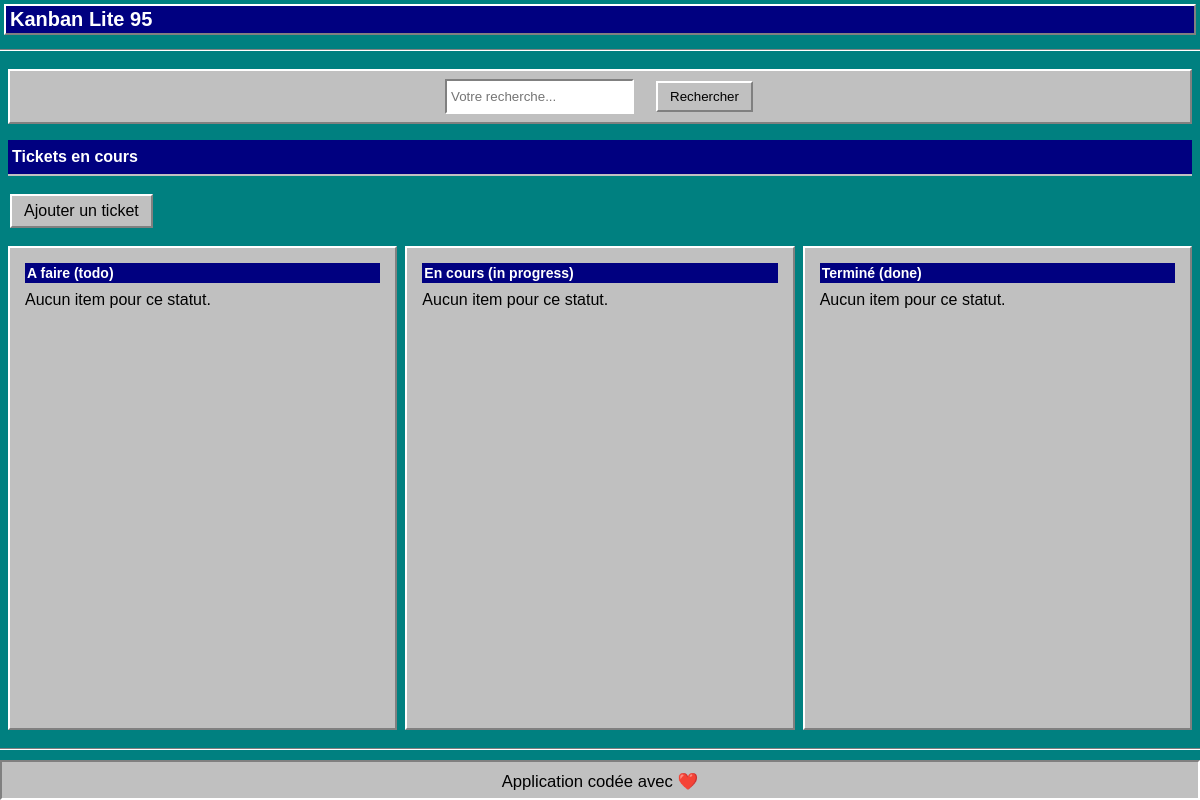
/, run on an earlier commit of the app's database.
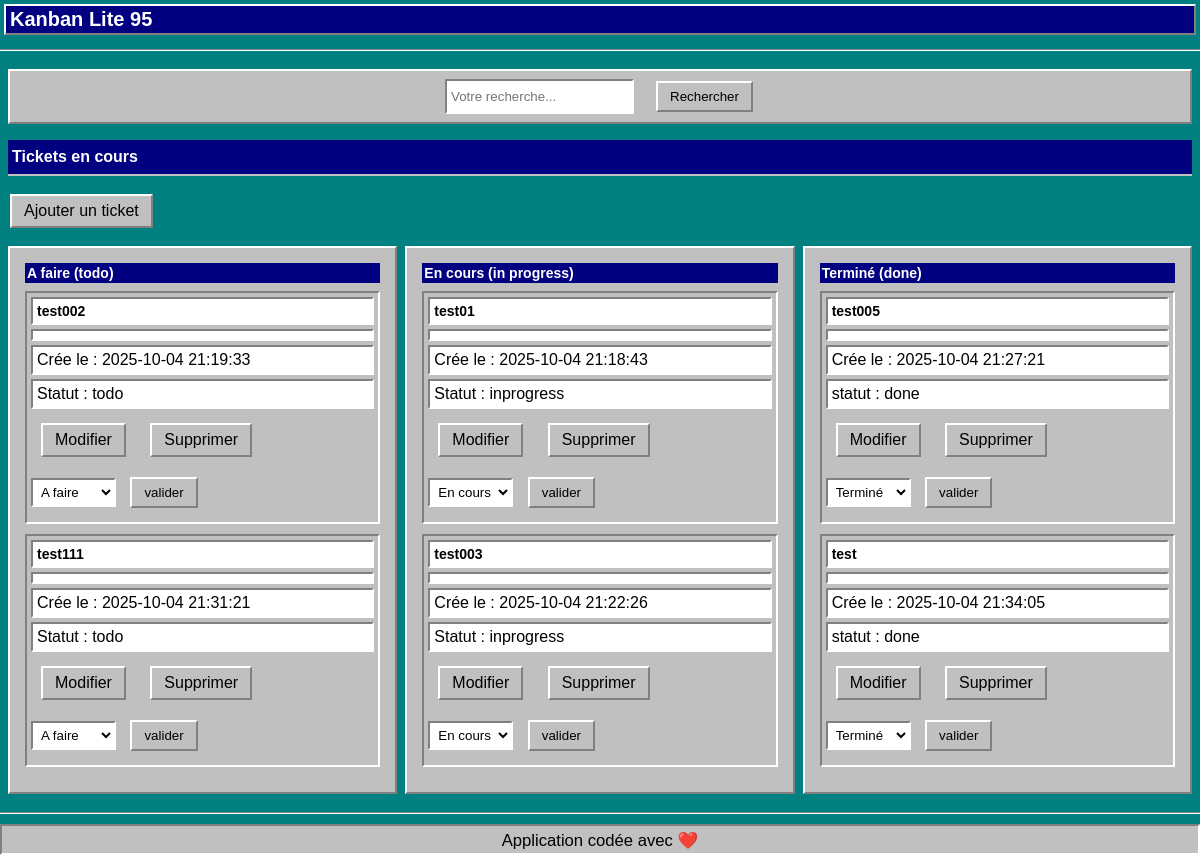
And on a later commit of the database.
### tables this page shows
CREATE TABLE items (
    id INTEGER PRIMARY KEY AUTOINCREMENT NOT NULL,
    title TEXT NOT NULL,
    content TEXT NOT NULL,
    created_at DATETIME DEFAULT CURRENT_TIMESTAMP,
    `status` TEXT DEFAULT 'todo' CHECK (`status` IN ('todo', 'inprogress', 'done'))
);

### controllers/itemController.php (called while the page is built, shortened)
<?php
require_once __DIR__ . '/../core/db.php';
require_once __DIR__ . '/../models/itemModel.php';
function indexItems() {
    $todo = getTodoItem();
    $inprogress = getInprogressItem();
    $done = getDoneItem();
    include __DIR__ . '/../views/header.php';
    include __DIR__ . '/../views/items.php';
    include __DIR__ . '/../views/footer.php';
}

### public/index.php (called while the page is built)
<?php
require '../core/routeur.php';

### models/itemModel.php (called while the page is built, shortened)
<?php
function getTodoItem() {
    global $pdo;
    $stmt = $pdo->prepare("SELECT * FROM items WHERE status = 'todo' ORDER BY created_at ASC");
    $stmt->execute();
    return $stmt->fetchAll(PDO::FETCH_ASSOC);
}
function getInprogressItem() {
    global $pdo;
    $stmt = $pdo->prepare("SELECT * FROM items WHERE status = 'inprogress' ORDER BY created_at ASC");
    $stmt->execute();
    return $stmt->fetchAll(PDO::FETCH_ASSOC);
}
function getDoneItem() {
    global $pdo;
    $stmt = $pdo->prepare("SELECT * FROM items WHERE status = 'done' ORDER BY created_at ASC");
    $stmt->execute();
    return $stmt->fetchAll(PDO::FETCH_ASSOC);
}

### views/items.php (the view, shortened to what this page needs)
<div class="items-container">
    <div class="search-container">
        <form action="index.php" method="get">
            <input type="text" name="search" id="search" placeholder="Votre recherche...">
            <button type="submit">Rechercher</button>
        </form>
    </div>
    <div class="h2">
        <h2>Tickets en cours</h2>
    </div>
    <div class="link-add">
        <a href="index.php?route=items.create" class="link">Ajouter un ticket</a>
    </div>
    <div class="items-columns-container">
        <div class="column column-todo dropzone" data-status="todo">
            <div class="column-title">
                <h3>A faire (todo)</h3>
            </div>
            <div class="card-container">
                <?php if (empty($todo)): ?>
                    <p>Aucun item pour ce statut.</p>
                <?php else: ?>
                    <?php foreach ($todo as $item): ?>
                        <div class="card" draggable="true" data-id="<?= $item['id'] ?>">
                            <div class="card-details">
                                <p class="card-title">
                                    <?= htmlspecialchars($item['title']) ?>
                                </p>
                                <div class="rendered" data-md="<?= htmlspecialchars($item['content'], ENT_QUOTES) ?>"></div>
                                <div class="create-detail">
                                    <p>Crée le : <?= htmlspecialchars($item['created_at']) ?></p>
                                </div>
                                <div class="card-status">
                                    <p>Statut : <?= htmlspecialchars($item['status']) ?></p>
                                </div>
                                <div class="card-buttons">
                                    <a class="card-update" href="index.php?route=items.update&id=<?= $item['id'] ?>">Modifier</a>
                                    <a class="card-delete" href="index.php?route=items.delete&id=<?= $item['id'] ?>">Supprimer</a>
                                </div>
                                <form action="index.php" method="post" class="card-select">
                                    <select name="status">
                                        <option value="todo" <?= $item['status'] == 'todo' ? 'selected' : '' ?>>A faire</option>
                                    </select>
                                    <button type="submit" class="button-select">valider</button>
                                </form>
                            </div>
                        </div>
                    <?php endforeach; ?>
                <?php endif; ?>
            </div>
        </div>
        <div class="column column-inprogress dropzone" data-status="inprogress">
            <div class="column-title">
                <h3>En cours (in progress)</h3>
            </div>
            <div class="card-container">
                <?php if (empty($inprogress)): ?>
                    <p>Aucun item pour ce statut.</p>
                <?php else: ?>
                    <?php foreach ($inprogress as $item): ?>
                        <div class="card" draggable="true" data-id="<?= $item['id'] ?>">
                            <div class="card-details">
                                <p class="card-title">
                                    <?= htmlspecialchars($item['title']) ?>
                                </p>
                                <div class="rendered" data-md="<?= htmlspecialchars($item['content'], ENT_QUOTES) ?>"></div>
                                <div class="create-detail">
                                    <p>Crée le : <?= htmlspecialchars($item['created_at']) ?></p>
                                </div>
                                <div class="card-status">
                                    <p>Statut : <?= htmlspecialchars($item['status']) ?></p>
                                </div>
                                <div class="card-buttons">
                                    <a class="card-update" href="index.php?route=items.update&id=<?= $item['id'] ?>">Modifier</a>
                                    <a class="card-delete" href="index.php?route=items.delete&id=<?= $item['id'] ?>">Supprimer</a>
                                </div>
                                <form action="index.php" method="post" class="card-select">
                                    <select name="status">
                                        <option value="inprogress" <?= $item['status'] == 'inprogress' ? 'selected' : '' ?>>En cours</option>
                                    </select>
                                    <button type="submit" class="button-select">valider</button>
                                </form>
                            </div>
                        </div>
                    <?php endforeach; ?>
                <?php endif; ?>
            </div>
        </div>
        <div class="column column-done dropzone" data-status="done">
            <div class="column-title">
                <h3>Terminé (done)</h3>
            </div>
            <div class="card-container">
                <?php if (empty($done)): ?>
                    <p>Aucun item pour ce statut.</p>
                <?php else: ?>
                    <?php foreach ($done as $item): ?>
                        <div class="card" draggable="true" data-id="<?= $item['id'] ?>">
                            <div class="card-details">
                                <p class="card-title">
                                    <?= htmlspecialchars($item['title']) ?>
                                </p>
                                <div class="rendered" data-md="<?= htmlspecialchars($item['content'], ENT_QUOTES) ?>"></div>
                                <div class="create-detail">
                                    <p>Crée le : <?= htmlspecialchars($item['created_at']) ?></p>
                                </div>
                                <div class="card-status">
                                    <p>statut : <?= htmlspecialchars($item['status']) ?></p>
                                </div>
                                <div class="card-buttons">
                                    <a class="card-update" href="index.php?route=items.update&id=<?= $item['id'] ?>">Modifier</a>
                                    <a class="card-delete" href="index.php?route=items.delete&id=<?= $item['id'] ?>">Supprimer</a>
                                </div>
                                <form action="index.php" method="post" class="card-select">
                                    <select name="status">
                                        <option value="done" <?= $item['status'] == 'done' ? 'selected' : '' ?>>Terminé</option>
                                    </select>
                                    <button type="submit" class="button-select">valider</button>
                                </form>
                            </div>
                        </div>
                    <?php endforeach; ?>
                <?php endif; ?>
            </div>
        </div>
    </div>
</div>

### core/routeur.php (shortened to what this page needs)
<?php
require __DIR__ . '/../controllers/itemController.php';
$route = $_POST['route'] ?? $_GET['route'] ?? 'items.index';
switch ($route) {
    case 'items.index':
        indexItems();
        break;
}

### views/header.php (shortened to what this page needs)
<!DOCTYPE html>
<html lang="fr">
<head>
  <link rel="stylesheet" href="/css/style.css">
  <link rel="stylesheet" href="https://cdn.jsdelivr.net/simplemde/latest/simplemde.min.css">
</head>
<body>
  <div class="top">
    <h1>Kanban Lite 95</h1>
  </div>
  <hr>

### views/footer.php (shortened to what this page needs)
<hr>
    <div class="footer">
        <p><small>Application codée avec ❤️</small></p>
    </div>
</body>
</html>

### public/css/style.css (style rules this page uses)
* { margin: 0; padding: 0; box-sizing: border-box; text-decoration: none; font-family: "MS Sans Serif", Tahoma, Verdana, Segoe, sans-serif; color: #000000; word-break: break-word; overflow-wrap: break-word; }
html, body { height: 100%; margin: 0; padding: 0; }
body { background-color: #008080; color: #000000; display: flex; flex-direction: column; min-height: 100vh; }
.top { padding: 0; margin: 4px; border-style: solid; text-align: left; font-size: 20px; padding: 0; color: white; background-color: #C0C0C0; border-width: 2px; border-color: #FFFFFF #808080 #808080 #FFFFFF; }
.top h1 { font-size: 20px; padding: 2px 4px; color: #FFFFFF; background-color: #000080; margin: 0; }
hr { border: none; border-top: 1px solid #808080; border-bottom: 1px solid #FFFFFF; height: 2px; margin: 10px 0; }
.items-container { display: flex; flex-direction: column; flex-grow: 1; }
.search-container { padding: 0px; background-color: #C0C0C0; border-style: solid; border-width: 2px; border-color: #FFFFFF #808080 #808080 #FFFFFF; margin: 8px 8px; }
.search-container form { display: flex; gap: 4px; flex-wrap: wrap; justify-content: center; }
#search { margin: 8px; }
.items-columns-container { flex-grow: 1; display: flex; gap: 8px; padding: 8px; }
.column { flex: 1; padding: 10px; background-color: #C0C0C0; border-style: solid; border-width: 2px; border-color: #FFFFFF #808080 #808080 #FFFFFF; box-shadow: none; border-radius: 0; }
.column-todo, .column-inprogress, .column-done { background-color: #C0C0C0; margin: 0; }
.column-title h3 { background-color: #000080; color: white; padding: 2px; margin-bottom: 8px; font-size: 14px; text-align: left; }
.card { max-width: 100%; width: 100%; background-color: #C0C0C0; padding: 4px; margin: 0 0 8px 0; border-style: solid; border-width: 2px; border-color: #808080 #FFFFFF #FFFFFF #808080; box-shadow: none; border-radius: 0; cursor: grab; }
.card-title, .rendered, .create-detail, .card-status { background-color: #FFFFFF; padding: 4px; margin-bottom: 4px; border-style: solid; border-width: 2px; border-color: #808080 #FFFFFF #FFFFFF #808080; border-radius: 0; }
.card-title { font-size: 14px; text-align: left; font-weight: bold; }
.rendered { height: auto; max-height: 100px; overflow: auto; }
form input, form textarea, form select { background-color: #FFFFFF; border-style: solid; border-width: 2px; border-color: #808080 #FFFFFF #FFFFFF #808080; border-radius: 0; padding: 4px; }
form button, .link, .card-delete, .card-update, .button-select { background-color: #C0C0C0; color: #000000; border-style: solid; border-width: 2px; border-color: #FFFFFF #808080 #808080 #FFFFFF; margin: 10px; padding: 6px 12px; border-radius: 0; box-shadow: none; font-weight: normal; transition: none; display: inline-block; }
.footer { background-color: #C0C0C0; border-style: solid; border-width: 2px; border-color: #808080 #FFFFFF #FFFFFF #808080; padding: 2px; height: 5vh; display: flex; flex-direction: row; justify-content: center; align-items: center; font-size: 20px; }
.h2 { text-align: left; margin: 8px 10px; background-color: #000080; color: white; padding: 8px 4px; margin: 8px 8px 8px 8px; border-bottom: 2px solid #C0C0C0; }
.h2 h2 { color: white; font-size: 16px; margin: 0; }
@media (min-width: 300px) { .items-columns-container { flex-wrap: nowrap; justify-content: space-between; } }
@media (min-width: 300px) { .column { flex: 1 1 0; min-width: 0; padding: 15px; } }
@media (min-width: 300px) { .card-container { display: block; padding: 0; } }
@media (min-width: 300px) { .card { max-width: 100%; width: 100%; margin: 0 0 10px 0; } }
@media (min-width: 300px) { .card-delete, .card-update { font-size: 16px; padding: 6px 12px; } }

What changed in the data, as far as the page shows it:
added items: title "test002", created_at "2025-10-04 21:19:33", status "todo", status "A faire", shown under "A faire (todo)"
added items: title "test111", created_at "2025-10-04 21:31:21", status "todo", status "A faire", shown under "A faire (todo)"
added items: title "test01", created_at "2025-10-04 21:18:43", status "inprogress", status "En cours", shown under "En cours (in progress)"
added items: title "test003", created_at "2025-10-04 21:22:26", status "inprogress", status "En cours", shown under "En cours (in progress)"
added items: title "test005", created_at "2025-10-04 21:27:21", status "done", status "Terminé", shown under "Terminé (done)"
added items: title "test", created_at "2025-10-04 21:34:05", status "done", status "Terminé", shown under "Terminé (done)"
Also different on the page:
text no longer shown: "Aucun item pour ce statut. Aucun item pour ce statut. Aucun item pour ce statut."
